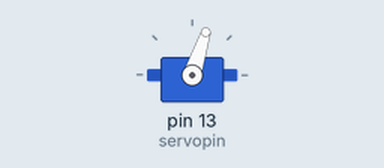
This program was run on a simulated Raspberry Pi (header pin numbers). Shown: servo. Servo angles are drawn from the pulse width (0.5 ms = 0°, 2.5 ms = 180°). At 6.0 s the program stops and its outputs stay as they are.

Above: at 0.05 s.
At 0.75 s:
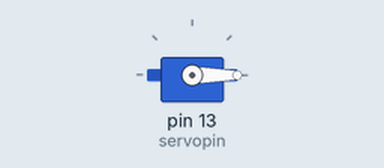
At 1.5 s:
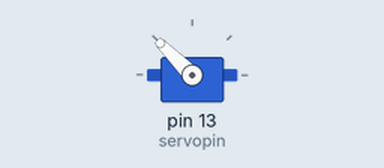
Timing chart, 0 to 4.6 s (numbered marks = the images above):
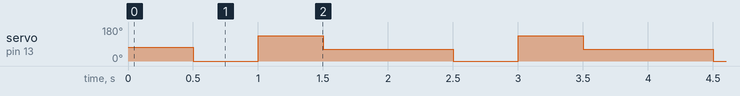

Measured:
- by itself, servo on pin 13 (servopin): repeats every 2.0 s: 135° 0.50 s, 63° 1.0 s, 0° 0.50 s

The program:

servo_3step.py
```python
import RPi.GPIO as GPIO
import time
GPIO.setmode(GPIO.BOARD)
servopin=13
GPIO.setup(servopin, GPIO.OUT)
pwm=GPIO.PWM(servopin,50)
pwm.start(6.5)
r=0


po1=2./45.*(5)+2
po2=2./45.*(180)+2
po3=2./45.*(90)+2

while(r < 3):
	time.sleep(0.5)
	pwm.ChangeDutyCycle(po1)
	time.sleep(0.5)
	pwm.ChangeDutyCycle(po2)
	time.sleep(0.5)
	pwm.ChangeDutyCycle(po3)
	time.sleep(0.5)
	r=r+1

pwm.stop()
GPIO.cleanup()
```
